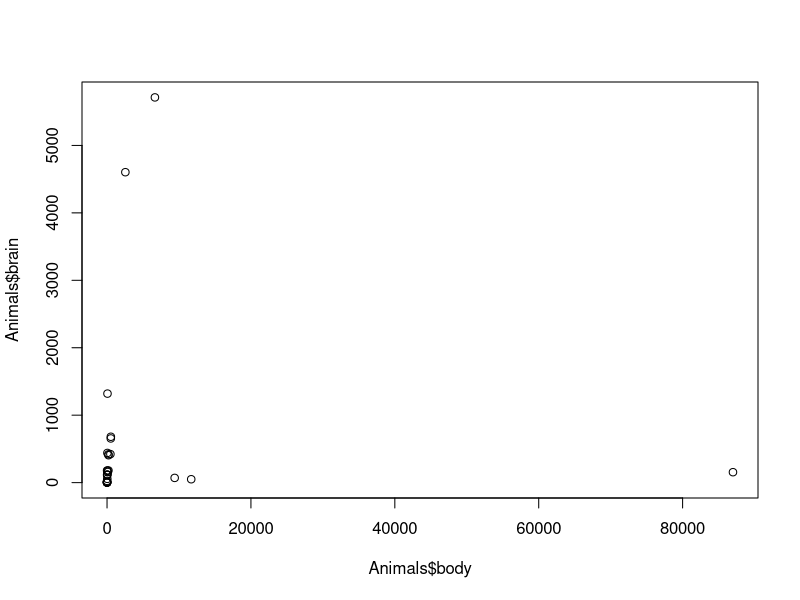
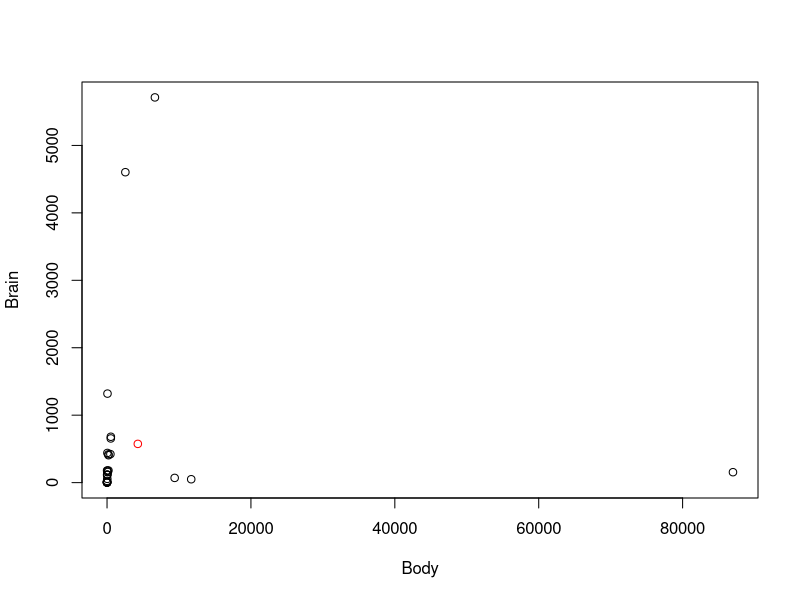

Here is the R script that generated these plots, in order: (Note: this script raises an error after producing the figures.)
library(MASS)
data(Animals)
head(Animals)

plot(x = Animals$body, y = Animals$brain)

data_center_x = mean(Animals$body)
data_center_y = mean(Animals$brain)
c(data_center_x, data_center_y)

plot(x = Animals$body, y = Animals$brain, xlab = "Body", ylab = "Brain")
points( x = data_center_x, y= data_center_y, col = "red")
curve(
  line_point_slope(
    x, 
    data_center_x, 
    data_center_y,
    -2), 
  add = TRUE)
title("Andrew Gordon Animal Scatterplot")
